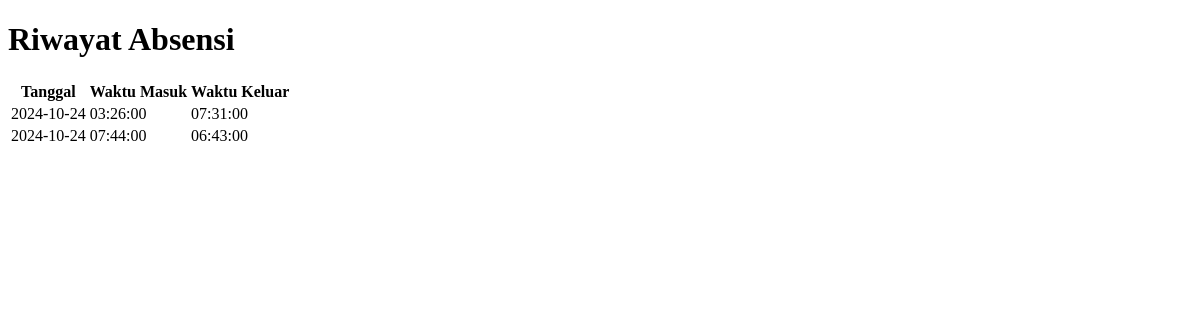
/view_absensi.php (signed in), run on the app's committed database.
### tables this page shows
CREATE TABLE `absensi` (
  `id` int(11) NOT NULL,
  `karyawan_id` int(11) NOT NULL,
  `tanggal` date NOT NULL,
  `waktu_masuk` time NOT NULL,
  `waktu_keluar` time DEFAULT NULL
);

### view_absensi.php (the view, shortened to what this page needs)
<?php
include '../config/database.php';
$karyawan_id = $_SESSION['user_id'];
$absensi_result = $conn->query("SELECT * FROM absensi WHERE karyawan_id = '$karyawan_id'");
?>
<!DOCTYPE html>
<html lang="en">
<head>
    <link rel="stylesheet" href="../css/style.css">
</head>
<body>
    <h1>Riwayat Absensi</h1>
    <table>
        <tr>
            <th>Tanggal</th>
            <th>Waktu Masuk</th>
            <th>Waktu Keluar</th>
        </tr>
        <?php while($row = $absensi_result->fetch_assoc()) { ?>
            <tr>
                <td><?php echo $row['tanggal']; ?></td>
                <td><?php echo $row['waktu_masuk']; ?></td>
                <td><?php echo $row['waktu_keluar']; ?></td>
            </tr>
        <?php } ?>
    </table>
</body>
</html>

### data on the page
absensi: tanggal "2024-10-24", waktu_masuk "03:26:00", waktu_keluar "07:31:00"
absensi: tanggal "2024-10-24", waktu_masuk "07:44:00", waktu_keluar "06:43:00"
